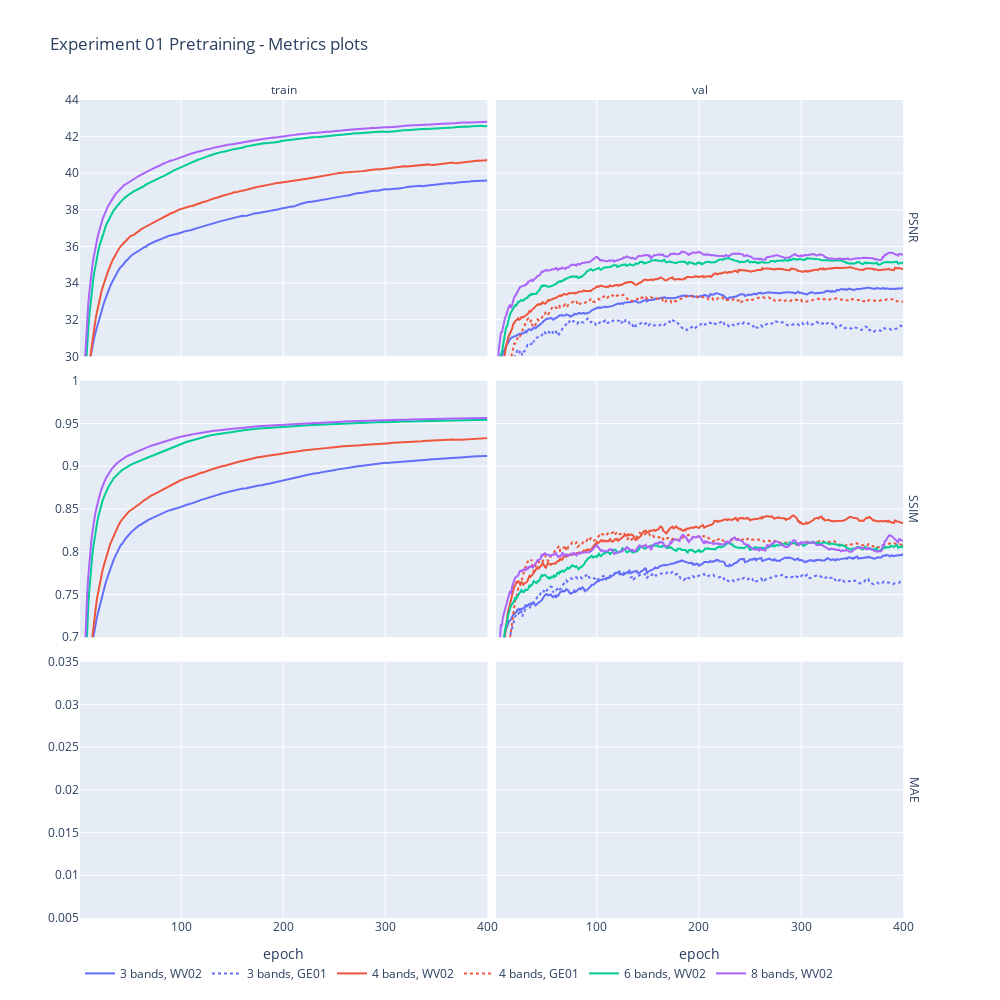

Notebook code for this chart:
### Code cell
if SMOOTH:
    y = [metric + '-smooth' for metric in METRICS]
else:
    y = METRICS
fig = px.line(metric_df, 
              x='epoch', 
              y=y, 
              color='label', 
              #range_y=(29,44), 
              title='Experiment 01 Pretraining - Metrics plots', 
              facet_col='train_val',
              facet_row='metric',
              facet_col_spacing=0.01,
              line_dash='sensor', 
              line_dash_sequence=['solid', 'dot'], 
              render_mode='svg',
              width=1000,
              height=1000
             )
fig.update_layout(legend_title_text='')
fig.for_each_annotation(lambda a: a.update(text=a.text.split("=")[-1]))
fig.update_yaxes(matches=None)
fig.layout.yaxis1.range = [0.005, 0.035]
fig.layout.yaxis2.range = [0.005, 0.035]
fig.layout.yaxis3.range = [0.7, 1]
fig.layout.yaxis4.range = [0.7, 1]
fig.layout.yaxis5.range = [30, 44]
fig.layout.yaxis6.range = [30, 44]
fig.layout.yaxis1.title=''
fig.layout.yaxis3.title=''
fig.layout.yaxis5.title=''
fig.update_layout(legend=dict(
    orientation="h",
    yanchor="top",
    y=-0.05,
    xanchor="left",
    x=0
))

fig.show()

### Figure 1 — Plotly figure (JSON) as saved in the notebook; plotly's stock layout.template omitted (floating-point values rounded to 4 significant figures; data arrays with more than 128 entries replaced by an {"elided": "..."} marker saying what was removed)
{"data": [{"hovertemplate": "label=3 bands<br>sensor=WV02<br>metric=PSNR<br>train_val=train<br>variable=PSNR-smooth<br>epoch=%{x}<br>value=%{y}<extra></extra>", "legendgroup": "3 bands, WV02", "line": {"color": "#636efa", "dash": "solid"}, "mode": "lines", "name": "3 bands, WV02", "orientation": "v", "showlegend": true, "type": "scatter", "x": {"elided": "400 int values"}, "xaxis": "x5", "y": {"elided": "400 float values"}, "yaxis": "y5"}, {"hovertemplate": "label=3 bands<br>sensor=WV02<br>metric=PSNR<br>train_val=train<br>variable=SSIM-smooth<br>epoch=%{x}<br>value=%{y}<extra></extra>", "legendgroup": "3 bands, WV02", "line": {"color": "#636efa", "dash": "solid"}, "mode": "lines", "name": "3 bands, WV02", "orientation": "v", "showlegend": false, "type": "scatter", "x": {"elided": "400 int values"}, "xaxis": "x5", "y": {"elided": "400 null values"}, "yaxis": "y5"}, {"hovertemplate": "label=3 bands<br>sensor=WV02<br>metric=PSNR<br>train_val=val<br>variable=PSNR-smooth<br>epoch=%{x}<br>value=%{y}<extra></extra>", "legendgroup": "3 bands, WV02", "line": {"color": "#636efa", "dash": "solid"}, "mode": "lines", "name": "3 bands, WV02", "orientation": "v", "showlegend": false, "type": "scatter", "x": {"elided": "400 int values"}, "xaxis": "x6", "y": {"elided": "400 float values"}, "yaxis": "y6"}, {"hovertemplate": "label=3 bands<br>sensor=WV02<br>metric=PSNR<br>train_val=val<br>variable=SSIM-smooth<br>epoch=%{x}<br>value=%{y}<extra></extra>", "legendgroup": "3 bands, WV02", "line": {"color": "#636efa", "dash": "solid"}, "mode": "lines", "name": "3 bands, WV02", "orientation": "v", "showlegend": false, "type": "scatter", "x": {"elided": "400 int values"}, "xaxis": "x6", "y": {"elided": "400 null values"}, "yaxis": "y6"}, {"hovertemplate": "label=3 bands<br>sensor=WV02<br>metric=SSIM<br>train_val=train<br>variable=PSNR-smooth<br>epoch=%{x}<br>value=%{y}<extra></extra>", "legendgroup": "3 bands, WV02", "line": {"color": "#636efa", "dash": "solid"}, "mode": "lines", "name": "3 bands, WV02", "orientation": "v", "showlegend": false, "type": "scatter", "x": {"elided": "400 int values"}, "xaxis": "x3", "y": {"elided": "400 null values"}, "yaxis": "y3"}, {"hovertemplate": "label=3 bands<br>sensor=WV02<br>metric=SSIM<br>train_val=train<br>variable=SSIM-smooth<br>epoch=%{x}<br>value=%{y}<extra></extra>", "legendgroup": "3 bands, WV02", "line": {"color": "#636efa", "dash": "solid"}, "mode": "lines", "name": "3 bands, WV02", "orientation": "v", "showlegend": false, "type": "scatter", "x": {"elided": "400 int values"}, "xaxis": "x3", "y": {"elided": "400 float values"}, "yaxis": "y3"}, {"hovertemplate": "label=3 bands<br>sensor=WV02<br>metric=SSIM<br>train_val=val<br>variable=PSNR-smooth<br>epoch=%{x}<br>value=%{y}<extra></extra>", "legendgroup": "3 bands, WV02", "line": {"color": "#636efa", "dash": "solid"}, "mode": "lines", "name": "3 bands, WV02", "orientation": "v", "showlegend": false, "type": "scatter", "x": {"elided": "400 int values"}, "xaxis": "x4", "y": {"elided": "400 null values"}, "yaxis": "y4"}, {"hovertemplate": "label=3 bands<br>sensor=WV02<br>metric=SSIM<br>train_val=val<br>variable=SSIM-smooth<br>epoch=%{x}<br>value=%{y}<extra></extra>", "legendgroup": "3 bands, WV02", "line": {"color": "#636efa", "dash": "solid"}, "mode": "lines", "name": "3 bands, WV02", "orientation": "v", "showlegend": false, "type": "scatter", "x": {"elided": "400 int values"}, "xaxis": "x4", "y": {"elided": "400 float values"}, "yaxis": "y4"}, {"hovertemplate": "label=3 bands<br>sensor=WV02<br>metric=MAE<br>train_val=train<br>variable=PSNR-smooth<br>epoch=%{x}<br>value=%{y}<extra></extra>", "legendgroup": "3 bands, WV02", "line": {"color": "#636efa", "dash": "solid"}, "mode": "lines", "name": "3 bands, WV02", "orientation": "v", "showlegend": false, "type": "scatter", "x": {"elided": "400 int values"}, "xaxis": "x", "y": {"elided": "400 null values"}, "yaxis": "y"}, {"hovertemplate": "label=3 bands<br>sensor=WV02<br>metric=MAE<br>train_val=train<br>variable=SSIM-smooth<br>epoch=%{x}<br>value=%{y}<extra></extra>", "legendgroup": "3 bands, WV02", "line": {"color": "#636efa", "dash": "solid"}, "mode": "lines", "name": "3 bands, WV02", "orientation": "v", "showlegend": false, "type": "scatter", "x": {"elided": "400 int values"}, "xaxis": "x", "y": {"elided": "400 null values"}, "yaxis": "y"}, {"hovertemplate": "label=3 bands<br>sensor=WV02<br>metric=MAE<br>train_val=val<br>variable=PSNR-smooth<br>epoch=%{x}<br>value=%{y}<extra></extra>", "legendgroup": "3 bands, WV02", "line": {"color": "#636efa", "dash": "solid"}, "mode": "lines", "name": "3 bands, WV02", "orientation": "v", "showlegend": false, "type": "scatter", "x": {"elided": "400 int values"}, "xaxis": "x2", "y": {"elided": "400 null values"}, "yaxis": "y2"}, {"hovertemplate": "label=3 bands<br>sensor=WV02<br>metric=MAE<br>train_val=val<br>variable=SSIM-smooth<br>epoch=%{x}<br>value=%{y}<extra></extra>", "legendgroup": "3 bands, WV02", "line": {"color": "#636efa", "dash": "solid"}, "mode": "lines", "name": "3 bands, WV02", "orientation": "v", "showlegend": false, "type": "scatter", "x": {"elided": "400 int values"}, "xaxis": "x2", "y": {"elided": "400 null values"}, "yaxis": "y2"}, {"hovertemplate": "label=3 bands<br>sensor=GE01<br>metric=PSNR<br>train_val=val<br>variable=PSNR-smooth<br>epoch=%{x}<br>value=%{y}<extra></extra>", "legendgroup": "3 bands, GE01", "line": {"color": "#636efa", "dash": "dot"}, "mode": "lines", "name": "3 bands, GE01", "orientation": "v", "showlegend": true, "type": "scatter", "x": {"elided": "400 int values"}, "xaxis": "x6", "y": {"elided": "400 float values"}, "yaxis": "y6"}, {"hovertemplate": "label=3 bands<br>sensor=GE01<br>metric=PSNR<br>train_val=val<br>variable=SSIM-smooth<br>epoch=%{x}<br>value=%{y}<extra></extra>", "legendgroup": "3 bands, GE01", "line": {"color": "#636efa", "dash": "dot"}, "mode": "lines", "name": "3 bands, GE01", "orientation": "v", "showlegend": false, "type": "scatter", "x": {"elided": "400 int values"}, "xaxis": "x6", "y": {"elided": "400 null values"}, "yaxis": "y6"}, {"hovertemplate": "label=3 bands<br>sensor=GE01<br>metric=SSIM<br>train_val=val<br>variable=PSNR-smooth<br>epoch=%{x}<br>value=%{y}<extra></extra>", "legendgroup": "3 bands, GE01", "line": {"color": "#636efa", "dash": "dot"}, "mode": "lines", "name": "3 bands, GE01", "orientation": "v", "showlegend": false, "type": "scatter", "x": {"elided": "400 int values"}, "xaxis": "x4", "y": {"elided": "400 null values"}, "yaxis": "y4"}, {"hovertemplate": "label=3 bands<br>sensor=GE01<br>metric=SSIM<br>train_val=val<br>variable=SSIM-smooth<br>epoch=%{x}<br>value=%{y}<extra></extra>", "legendgroup": "3 bands, GE01", "line": {"color": "#636efa", "dash": "dot"}, "mode": "lines", "name": "3 bands, GE01", "orientation": "v", "showlegend": false, "type": "scatter", "x": {"elided": "400 int values"}, "xaxis": "x4", "y": {"elided": "400 float values"}, "yaxis": "y4"}, {"hovertemplate": "label=3 bands<br>sensor=GE01<br>metric=MAE<br>train_val=val<br>variable=PSNR-smooth<br>epoch=%{x}<br>value=%{y}<extra></extra>", "legendgroup": "3 bands, GE01", "line": {"color": "#636efa", "dash": "dot"}, "mode": "lines", "name": "3 bands, GE01", "orientation": "v", "showlegend": false, "type": "scatter", "x": {"elided": "400 int values"}, "xaxis": "x2", "y": {"elided": "400 null values"}, "yaxis": "y2"}, {"hovertemplate": "label=3 bands<br>sensor=GE01<br>metric=MAE<br>train_val=val<br>variable=SSIM-smooth<br>epoch=%{x}<br>value=%{y}<extra></extra>", "legendgroup": "3 bands, GE01", "line": {"color": "#636efa", "dash": "dot"}, "mode": "lines", "name": "3 bands, GE01", "orientation": "v", "showlegend": false, "type": "scatter", "x": {"elided": "400 int values"}, "xaxis": "x2", "y": {"elided": "400 null values"}, "yaxis": "y2"}, {"hovertemplate": "label=4 bands<br>sensor=WV02<br>metric=PSNR<br>train_val=train<br>variable=PSNR-smooth<br>epoch=%{x}<br>value=%{y}<extra></extra>", "legendgroup": "4 bands, WV02", "line": {"color": "#EF553B", "dash": "solid"}, "mode": "lines", "name": "4 bands, WV02", "orientation": "v", "showlegend": true, "type": "scatter", "x": {"elided": "400 int values"}, "xaxis": "x5", "y": {"elided": "400 float values"}, "yaxis": "y5"}, {"hovertemplate": "label=4 bands<br>sensor=WV02<br>metric=PSNR<br>train_val=train<br>variable=SSIM-smooth<br>epoch=%{x}<br>value=%{y}<extra></extra>", "legendgroup": "4 bands, WV02", "line": {"color": "#EF553B", "dash": "solid"}, "mode": "lines", "name": "4 bands, WV02", "orientation": "v", "showlegend": false, "type": "scatter", "x": {"elided": "400 int values"}, "xaxis": "x5", "y": {"elided": "400 null values"}, "yaxis": "y5"}, {"hovertemplate": "label=4 bands<br>sensor=WV02<br>metric=PSNR<br>train_val=val<br>variable=PSNR-smooth<br>epoch=%{x}<br>value=%{y}<extra></extra>", "legendgroup": "4 bands, WV02", "line": {"color": "#EF553B", "dash": "solid"}, "mode": "lines", "name": "4 bands, WV02", "orientation": "v", "showlegend": false, "type": "scatter", "x": {"elided": "400 int values"}, "xaxis": "x6", "y": {"elided": "400 float values"}, "yaxis": "y6"}, {"hovertemplate": "label=4 bands<br>sensor=WV02<br>metric=PSNR<br>train_val=val<br>variable=SSIM-smooth<br>epoch=%{x}<br>value=%{y}<extra></extra>", "legendgroup": "4 bands, WV02", "line": {"color": "#EF553B", "dash": "solid"}, "mode": "lines", "name": "4 bands, WV02", "orientation": "v", "showlegend": false, "type": "scatter", "x": {"elided": "400 int values"}, "xaxis": "x6", "y": {"elided": "400 null values"}, "yaxis": "y6"}, {"hovertemplate": "label=4 bands<br>sensor=WV02<br>metric=SSIM<br>train_val=train<br>variable=PSNR-smooth<br>epoch=%{x}<br>value=%{y}<extra></extra>", "legendgroup": "4 bands, WV02", "line": {"color": "#EF553B", "dash": "solid"}, "mode": "lines", "name": "4 bands, WV02", "orientation": "v", "showlegend": false, "type": "scatter", "x": {"elided": "400 int values"}, "xaxis": "x3", "y": {"elided": "400 null values"}, "yaxis": "y3"}, {"hovertemplate": "label=4 bands<br>sensor=WV02<br>metric=SSIM<br>train_val=train<br>variable=SSIM-smooth<br>epoch=%{x}<br>value=%{y}<extra></extra>", "legendgroup": "4 bands, WV02", "line": {"color": "#EF553B", "dash": "solid"}, "mode": "lines", "name": "4 bands, WV02", "orientation": "v", "showlegend": false, "type": "scatter", "x": {"elided": "400 int values"}, "xaxis": "x3", "y": {"elided": "400 float values"}, "yaxis": "y3"}, {"hovertemplate": "label=4 bands<br>sensor=WV02<br>metric=SSIM<br>train_val=val<br>variable=PSNR-smooth<br>epoch=%{x}<br>value=%{y}<extra></extra>", "legendgroup": "4 bands, WV02", "line": {"color": "#EF553B", "dash": "solid"}, "mode": "lines", "name": "4 bands, WV02", "orientation": "v", "showlegend": false, "type": "scatter", "x": {"elided": "400 int values"}, "xaxis": "x4", "y": {"elided": "400 null values"}, "yaxis": "y4"}, {"hovertemplate": "label=4 bands<br>sensor=WV02<br>metric=SSIM<br>train_val=val<br>variable=SSIM-smooth<br>epoch=%{x}<br>value=%{y}<extra></extra>", "legendgroup": "4 bands, WV02", "line": {"color": "#EF553B", "dash": "solid"}, "mode": "lines", "name": "4 bands, WV02", "orientation": "v", "showlegend": false, "type": "scatter", "x": {"elided": "400 int values"}, "xaxis": "x4", "y": {"elided": "400 float values"}, "yaxis": "y4"}, {"hovertemplate": "label=4 bands<br>sensor=WV02<br>metric=MAE<br>train_val=train<br>variable=PSNR-smooth<br>epoch=%{x}<br>value=%{y}<extra></extra>", "legendgroup": "4 bands, WV02", "line": {"color": "#EF553B", "dash": "solid"}, "mode": "lines", "name": "4 bands, WV02", "orientation": "v", "showlegend": false, "type": "scatter", "x": {"elided": "400 int values"}, "xaxis": "x", "y": {"elided": "400 null values"}, "yaxis": "y"}, {"hovertemplate": "label=4 bands<br>sensor=WV02<br>metric=MAE<br>train_val=train<br>variable=SSIM-smooth<br>epoch=%{x}<br>value=%{y}<extra></extra>", "legendgroup": "4 bands, WV02", "line": {"color": "#EF553B", "dash": "solid"}, "mode": "lines", "name": "4 bands, WV02", "orientation": "v", "showlegend": false, "type": "scatter", "x": {"elided": "400 int values"}, "xaxis": "x", "y": {"elided": "400 null values"}, "yaxis": "y"}, {"hovertemplate": "label=4 bands<br>sensor=WV02<br>metric=MAE<br>train_val=val<br>variable=PSNR-smooth<br>epoch=%{x}<br>value=%{y}<extra></extra>", "legendgroup": "4 bands, WV02", "line": {"color": "#EF553B", "dash": "solid"}, "mode": "lines", "name": "4 bands, WV02", "orientation": "v", "showlegend": false, "type": "scatter", "x": {"elided": "400 int values"}, "xaxis": "x2", "y": {"elided": "400 null values"}, "yaxis": "y2"}, {"hovertemplate": "label=4 bands<br>sensor=WV02<br>metric=MAE<br>train_val=val<br>variable=SSIM-smooth<br>epoch=%{x}<br>value=%{y}<extra></extra>", "legendgroup": "4 bands, WV02", "line": {"color": "#EF553B", "dash": "solid"}, "mode": "lines", "name": "4 bands, WV02", "orientation": "v", "showlegend": false, "type": "scatter", "x": {"elided": "400 int values"}, "xaxis": "x2", "y": {"elided": "400 null values"}, "yaxis": "y2"}, {"hovertemplate": "label=4 bands<br>sensor=GE01<br>metric=PSNR<br>train_val=val<br>variable=PSNR-smooth<br>epoch=%{x}<br>value=%{y}<extra></extra>", "legendgroup": "4 bands, GE01", "line": {"color": "#EF553B", "dash": "dot"}, "mode": "lines", "name": "4 bands, GE01", "orientation": "v", "showlegend": true, "type": "scatter", "x": {"elided": "400 int values"}, "xaxis": "x6", "y": {"elided": "400 float values"}, "yaxis": "y6"}, {"hovertemplate": "label=4 bands<br>sensor=GE01<br>metric=PSNR<br>train_val=val<br>variable=SSIM-smooth<br>epoch=%{x}<br>value=%{y}<extra></extra>", "legendgroup": "4 bands, GE01", "line": {"color": "#EF553B", "dash": "dot"}, "mode": "lines", "name": "4 bands, GE01", "orientation": "v", "showlegend": false, "type": "scatter", "x": {"elided": "400 int values"}, "xaxis": "x6", "y": {"elided": "400 null values"}, "yaxis": "y6"}, {"hovertemplate": "label=4 bands<br>sensor=GE01<br>metric=SSIM<br>train_val=val<br>variable=PSNR-smooth<br>epoch=%{x}<br>value=%{y}<extra></extra>", "legendgroup": "4 bands, GE01", "line": {"color": "#EF553B", "dash": "dot"}, "mode": "lines", "name": "4 bands, GE01", "orientation": "v", "showlegend": false, "type": "scatter", "x": {"elided": "400 int values"}, "xaxis": "x4", "y": {"elided": "400 null values"}, "yaxis": "y4"}, {"hovertemplate": "label=4 bands<br>sensor=GE01<br>metric=SSIM<br>train_val=val<br>variable=SSIM-smooth<br>epoch=%{x}<br>value=%{y}<extra></extra>", "legendgroup": "4 bands, GE01", "line": {"color": "#EF553B", "dash": "dot"}, "mode": "lines", "name": "4 bands, GE01", "orientation": "v", "showlegend": false, "type": "scatter", "x": {"elided": "400 int values"}, "xaxis": "x4", "y": {"elided": "400 float values"}, "yaxis": "y4"}, {"hovertemplate": "label=4 bands<br>sensor=GE01<br>metric=MAE<br>train_val=val<br>variable=PSNR-smooth<br>epoch=%{x}<br>value=%{y}<extra></extra>", "legendgroup": "4 bands, GE01", "line": {"color": "#EF553B", "dash": "dot"}, "mode": "lines", "name": "4 bands, GE01", "orientation": "v", "showlegend": false, "type": "scatter", "x": {"elided": "400 int values"}, "xaxis": "x2", "y": {"elided": "400 null values"}, "yaxis": "y2"}, {"hovertemplate": "label=4 bands<br>sensor=GE01<br>metric=MAE<br>train_val=val<br>variable=SSIM-smooth<br>epoch=%{x}<br>value=%{y}<extra></extra>", "legendgroup": "4 bands, GE01", "line": {"color": "#EF553B", "dash": "dot"}, "mode": "lines", "name": "4 bands, GE01", "orientation": "v", "showlegend": false, "type": "scatter", "x": {"elided": "400 int values"}, "xaxis": "x2", "y": {"elided": "400 null values"}, "yaxis": "y2"}, {"hovertemplate": "label=6 bands<br>sensor=WV02<br>metric=PSNR<br>train_val=train<br>variable=PSNR-smooth<br>epoch=%{x}<br>value=%{y}<extra></extra>", "legendgroup": "6 bands, WV02", "line": {"color": "#00cc96", "dash": "solid"}, "mode": "lines", "name": "6 bands, WV02", "orientation": "v", "showlegend": true, "type": "scatter", "x": {"elided": "400 int values"}, "xaxis": "x5", "y": {"elided": "400 float values"}, "yaxis": "y5"}, {"hovertemplate": "label=6 bands<br>sensor=WV02<br>metric=PSNR<br>train_val=train<br>variable=SSIM-smooth<br>epoch=%{x}<br>value=%{y}<extra></extra>", "legendgroup": "6 bands, WV02", "line": {"color": "#00cc96", "dash": "solid"}, "mode": "lines", "name": "6 bands, WV02", "orientation": "v", "showlegend": false, "type": "scatter", "x": {"elided": "400 int values"}, "xaxis": "x5", "y": {"elided": "400 null values"}, "yaxis": "y5"}, {"hovertemplate": "label=6 bands<br>sensor=WV02<br>metric=PSNR<br>train_val=val<br>variable=PSNR-smooth<br>epoch=%{x}<br>value=%{y}<extra></extra>", "legendgroup": "6 bands, WV02", "line": {"color": "#00cc96", "dash": "solid"}, "mode": "lines", "name": "6 bands, WV02", "orientation": "v", "showlegend": false, "type": "scatter", "x": {"elided": "400 int values"}, "xaxis": "x6", "y": {"elided": "400 float values"}, "yaxis": "y6"}, {"hovertemplate": "label=6 bands<br>sensor=WV02<br>metric=PSNR<br>train_val=val<br>variable=SSIM-smooth<br>epoch=%{x}<br>value=%{y}<extra></extra>", "legendgroup": "6 bands, WV02", "line": {"color": "#00cc96", "dash": "solid"}, "mode": "lines", "name": "6 bands, WV02", "orientation": "v", "showlegend": false, "type": "scatter", "x": {"elided": "400 int values"}, "xaxis": "x6", "y": {"elided": "400 null values"}, "yaxis": "y6"}, {"hovertemplate": "label=6 bands<br>sensor=WV02<br>metric=SSIM<br>train_val=train<br>variable=PSNR-smooth<br>epoch=%{x}<br>value=%{y}<extra></extra>", "legendgroup": "6 bands, WV02", "line": {"color": "#00cc96", "dash": "solid"}, "mode": "lines", "name": "6 bands, WV02", "orientation": "v", "showlegend": false, "type": "scatter", "x": {"elided": "400 int values"}, "xaxis": "x3", "y": {"elided": "400 null values"}, "yaxis": "y3"}, {"hovertemplate": "label=6 bands<br>sensor=WV02<br>metric=SSIM<br>train_val=train<br>variable=SSIM-smooth<br>epoch=%{x}<br>value=%{y}<extra></extra>", "legendgroup": "6 bands, WV02", "line": {"color": "#00cc96", "dash": "solid"}, "mode": "lines", "name": "6 bands, WV02", "orientation": "v", "showlegend": false, "type": "scatter", "x": {"elided": "400 int values"}, "xaxis": "x3", "y": {"elided": "400 float values"}, "yaxis": "y3"}, {"hovertemplate": "label=6 bands<br>sensor=WV02<br>metric=SSIM<br>train_val=val<br>variable=PSNR-smooth<br>epoch=%{x}<br>value=%{y}<extra></extra>", "legendgroup": "6 bands, WV02", "line": {"color": "#00cc96", "dash": "solid"}, "mode": "lines", "name": "6 bands, WV02", "orientation": "v", "showlegend": false, "type": "scatter", "x": {"elided": "400 int values"}, "xaxis": "x4", "y": {"elided": "400 null values"}, "yaxis": "y4"}, {"hovertemplate": "label=6 bands<br>sensor=WV02<br>metric=SSIM<br>train_val=val<br>variable=SSIM-smooth<br>epoch=%{x}<br>value=%{y}<extra></extra>", "legendgroup": "6 bands, WV02", "line": {"color": "#00cc96", "dash": "solid"}, "mode": "lines", "name": "6 bands, WV02", "orientation": "v", "showlegend": false, "type": "scatter", "x": {"elided": "400 int values"}, "xaxis": "x4", "y": {"elided": "400 float values"}, "yaxis": "y4"}, {"hovertemplate": "label=6 bands<br>sensor=WV02<br>metric=MAE<br>train_val=train<br>variable=PSNR-smooth<br>epoch=%{x}<br>value=%{y}<extra></extra>", "legendgroup": "6 bands, WV02", "line": {"color": "#00cc96", "dash": "solid"}, "mode": "lines", "name": "6 bands, WV02", "orientation": "v", "showlegend": false, "type": "scatter", "x": {"elided": "400 int values"}, "xaxis": "x", "y": {"elided": "400 null values"}, "yaxis": "y"}, {"hovertemplate": "label=6 bands<br>sensor=WV02<br>metric=MAE<br>train_val=train<br>variable=SSIM-smooth<br>epoch=%{x}<br>value=%{y}<extra></extra>", "legendgroup": "6 bands, WV02", "line": {"color": "#00cc96", "dash": "solid"}, "mode": "lines", "name": "6 bands, WV02", "orientation": "v", "showlegend": false, "type": "scatter", "x": {"elided": "400 int values"}, "xaxis": "x", "y": {"elided": "400 null values"}, "yaxis": "y"}, {"hovertemplate": "label=6 bands<br>sensor=WV02<br>metric=MAE<br>train_val=val<br>variable=PSNR-smooth<br>epoch=%{x}<br>value=%{y}<extra></extra>", "legendgroup": "6 bands, WV02", "line": {"color": "#00cc96", "dash": "solid"}, "mode": "lines", "name": "6 bands, WV02", "orientation": "v", "showlegend": false, "type": "scatter", "x": {"elided": "400 int values"}, "xaxis": "x2", "y": {"elided": "400 null values"}, "yaxis": "y2"}, {"hovertemplate": "label=6 bands<br>sensor=WV02<br>metric=MAE<br>train_val=val<br>variable=SSIM-smooth<br>epoch=%{x}<br>value=%{y}<extra></extra>", "legendgroup": "6 bands, WV02", "line": {"color": "#00cc96", "dash": "solid"}, "mode": "lines", "name": "6 bands, WV02", "orientation": "v", "showlegend": false, "type": "scatter", "x": {"elided": "400 int values"}, "xaxis": "x2", "y": {"elided": "400 null values"}, "yaxis": "y2"}, {"hovertemplate": "label=8 bands<br>sensor=WV02<br>metric=PSNR<br>train_val=train<br>variable=PSNR-smooth<br>epoch=%{x}<br>value=%{y}<extra></extra>", "legendgroup": "8 bands, WV02", "line": {"color": "#ab63fa", "dash": "solid"}, "mode": "lines", "name": "8 bands, WV02", "orientation": "v", "showlegend": true, "type": "scatter", "x": {"elided": "400 int values"}, "xaxis": "x5", "y": {"elided": "400 float values"}, "yaxis": "y5"}, {"hovertemplate": "label=8 bands<br>sensor=WV02<br>metric=PSNR<br>train_val=train<br>variable=SSIM-smooth<br>epoch=%{x}<br>value=%{y}<extra></extra>", "legendgroup": "8 bands, WV02", "line": {"color": "#ab63fa", "dash": "solid"}, "mode": "lines", "name": "8 bands, WV02", "orientation": "v", "showlegend": false, "type": "scatter", "x": {"elided": "400 int values"}, "xaxis": "x5", "y": {"elided": "400 null values"}, "yaxis": "y5"}, {"hovertemplate": "label=8 bands<br>sensor=WV02<br>metric=PSNR<br>train_val=val<br>variable=PSNR-smooth<br>epoch=%{x}<br>value=%{y}<extra></extra>", "legendgroup": "8 bands, WV02", "line": {"color": "#ab63fa", "dash": "solid"}, "mode": "lines", "name": "8 bands, WV02", "orientation": "v", "showlegend": false, "type": "scatter", "x": {"elided": "400 int values"}, "xaxis": "x6", "y": {"elided": "400 float values"}, "yaxis": "y6"}, {"hovertemplate": "label=8 bands<br>sensor=WV02<br>metric=PSNR<br>train_val=val<br>variable=SSIM-smooth<br>epoch=%{x}<br>value=%{y}<extra></extra>", "legendgroup": "8 bands, WV02", "line": {"color": "#ab63fa", "dash": "solid"}, "mode": "lines", "name": "8 bands, WV02", "orientation": "v", "showlegend": false, "type": "scatter", "x": {"elided": "400 int values"}, "xaxis": "x6", "y": {"elided": "400 null values"}, "yaxis": "y6"}, {"hovertemplate": "label=8 bands<br>sensor=WV02<br>metric=SSIM<br>train_val=train<br>variable=PSNR-smooth<br>epoch=%{x}<br>value=%{y}<extra></extra>", "legendgroup": "8 bands, WV02", "line": {"color": "#ab63fa", "dash": "solid"}, "mode": "lines", "name": "8 bands, WV02", "orientation": "v", "showlegend": false, "type": "scatter", "x": {"elided": "400 int values"}, "xaxis": "x3", "y": {"elided": "400 null values"}, "yaxis": "y3"}, {"hovertemplate": "label=8 bands<br>sensor=WV02<br>metric=SSIM<br>train_val=train<br>variable=SSIM-smooth<br>epoch=%{x}<br>value=%{y}<extra></extra>", "legendgroup": "8 bands, WV02", "line": {"color": "#ab63fa", "dash": "solid"}, "mode": "lines", "name": "8 bands, WV02", "orientation": "v", "showlegend": false, "type": "scatter", "x": {"elided": "400 int values"}, "xaxis": "x3", "y": {"elided": "400 float values"}, "yaxis": "y3"}, {"hovertemplate": "label=8 bands<br>sensor=WV02<br>metric=SSIM<br>train_val=val<br>variable=PSNR-smooth<br>epoch=%{x}<br>value=%{y}<extra></extra>", "legendgroup": "8 bands, WV02", "line": {"color": "#ab63fa", "dash": "solid"}, "mode": "lines", "name": "8 bands, WV02", "orientation": "v", "showlegend": false, "type": "scatter", "x": {"elided": "400 int values"}, "xaxis": "x4", "y": {"elided": "400 null values"}, "yaxis": "y4"}, {"hovertemplate": "label=8 bands<br>sensor=WV02<br>metric=SSIM<br>train_val=val<br>variable=SSIM-smooth<br>epoch=%{x}<br>value=%{y}<extra></extra>", "legendgroup": "8 bands, WV02", "line": {"color": "#ab63fa", "dash": "solid"}, "mode": "lines", "name": "8 bands, WV02", "orientation": "v", "showlegend": false, "type": "scatter", "x": {"elided": "400 int values"}, "xaxis": "x4", "y": {"elided": "400 float values"}, "yaxis": "y4"}, {"hovertemplate": "label=8 bands<br>sensor=WV02<br>metric=MAE<br>train_val=train<br>variable=PSNR-smooth<br>epoch=%{x}<br>value=%{y}<extra></extra>", "legendgroup": "8 bands, WV02", "line": {"color": "#ab63fa", "dash": "solid"}, "mode": "lines", "name": "8 bands, WV02", "orientation": "v", "showlegend": false, "type": "scatter", "x": {"elided": "400 int values"}, "xaxis": "x", "y": {"elided": "400 null values"}, "yaxis": "y"}, {"hovertemplate": "label=8 bands<br>sensor=WV02<br>metric=MAE<br>train_val=train<br>variable=SSIM-smooth<br>epoch=%{x}<br>value=%{y}<extra></extra>", "legendgroup": "8 bands, WV02", "line": {"color": "#ab63fa", "dash": "solid"}, "mode": "lines", "name": "8 bands, WV02", "orientation": "v", "showlegend": false, "type": "scatter", "x": {"elided": "400 int values"}, "xaxis": "x", "y": {"elided": "400 null values"}, "yaxis": "y"}, {"hovertemplate": "label=8 bands<br>sensor=WV02<br>metric=MAE<br>train_val=val<br>variable=PSNR-smooth<br>epoch=%{x}<br>value=%{y}<extra></extra>", "legendgroup": "8 bands, WV02", "line": {"color": "#ab63fa", "dash": "solid"}, "mode": "lines", "name": "8 bands, WV02", "orientation": "v", "showlegend": false, "type": "scatter", "x": {"elided": "400 int values"}, "xaxis": "x2", "y": {"elided": "400 null values"}, "yaxis": "y2"}, {"hovertemplate": "label=8 bands<br>sensor=WV02<br>metric=MAE<br>train_val=val<br>variable=SSIM-smooth<br>epoch=%{x}<br>value=%{y}<extra></extra>", "legendgroup": "8 bands, WV02", "line": {"color": "#ab63fa", "dash": "solid"}, "mode": "lines", "name": "8 bands, WV02", "orientation": "v", "showlegend": false, "type": "scatter", "x": {"elided": "400 int values"}, "xaxis": "x2", "y": {"elided": "400 null values"}, "yaxis": "y2"}], "layout": {"annotations": [{"font": {}, "showarrow": false, "text": "train", "x": 0.2425, "xanchor": "center", "xref": "paper", "y": 1.0, "yanchor": "bottom", "yref": "paper"}, {"font": {}, "showarrow": false, "text": "val", "x": 0.7375, "xanchor": "center", "xref": "paper", "y": 1.0, "yanchor": "bottom", "yref": "paper"}, {"font": {}, "showarrow": false, "text": "MAE", "textangle": 90, "x": 0.98, "xanchor": "left", "xref": "paper", "y": 0.1567, "yanchor": "middle", "yref": "paper"}, {"font": {}, "showarrow": false, "text": "SSIM", "textangle": 90, "x": 0.98, "xanchor": "left", "xref": "paper", "y": 0.5, "yanchor": "middle", "yref": "paper"}, {"font": {}, "showarrow": false, "text": "PSNR", "textangle": 90, "x": 0.98, "xanchor": "left", "xref": "paper", "y": 0.8433, "yanchor": "middle", "yref": "paper"}], "height": 1000, "legend": {"orientation": "h", "title": {"text": ""}, "tracegroupgap": 0, "x": 0, "xanchor": "left", "y": -0.05, "yanchor": "top"}, "title": {"text": "Experiment 01 Pretraining - Metrics plots"}, "width": 1000, "xaxis": {"anchor": "y", "domain": [0, 0.485], "title": {"text": "epoch"}}, "xaxis2": {"anchor": "y2", "domain": [0.495, 0.98], "matches": "x", "title": {"text": "epoch"}}, "xaxis3": {"anchor": "y3", "domain": [0, 0.485], "matches": "x", "showticklabels": false}, "xaxis4": {"anchor": "y4", "domain": [0.495, 0.98], "matches": "x", "showticklabels": false}, "xaxis5": {"anchor": "y5", "domain": [0, 0.485], "matches": "x", "showticklabels": false}, "xaxis6": {"anchor": "y6", "domain": [0.495, 0.98], "matches": "x", "showticklabels": false}, "yaxis": {"anchor": "x", "domain": [0, 0.3133], "range": [0.005, 0.035], "title": {"text": ""}}, "yaxis2": {"anchor": "x2", "domain": [0, 0.3133], "range": [0.005, 0.035], "showticklabels": false}, "yaxis3": {"anchor": "x3", "domain": [0.3433, 0.6567], "range": [0.7, 1], "title": {"text": ""}}, "yaxis4": {"anchor": "x4", "domain": [0.3433, 0.6567], "range": [0.7, 1], "showticklabels": false}, "yaxis5": {"anchor": "x5", "domain": [0.6867, 1.0], "range": [30, 44], "title": {"text": ""}}, "yaxis6": {"anchor": "x6", "domain": [0.6867, 1.0], "range": [30, 44], "showticklabels": false}}}
